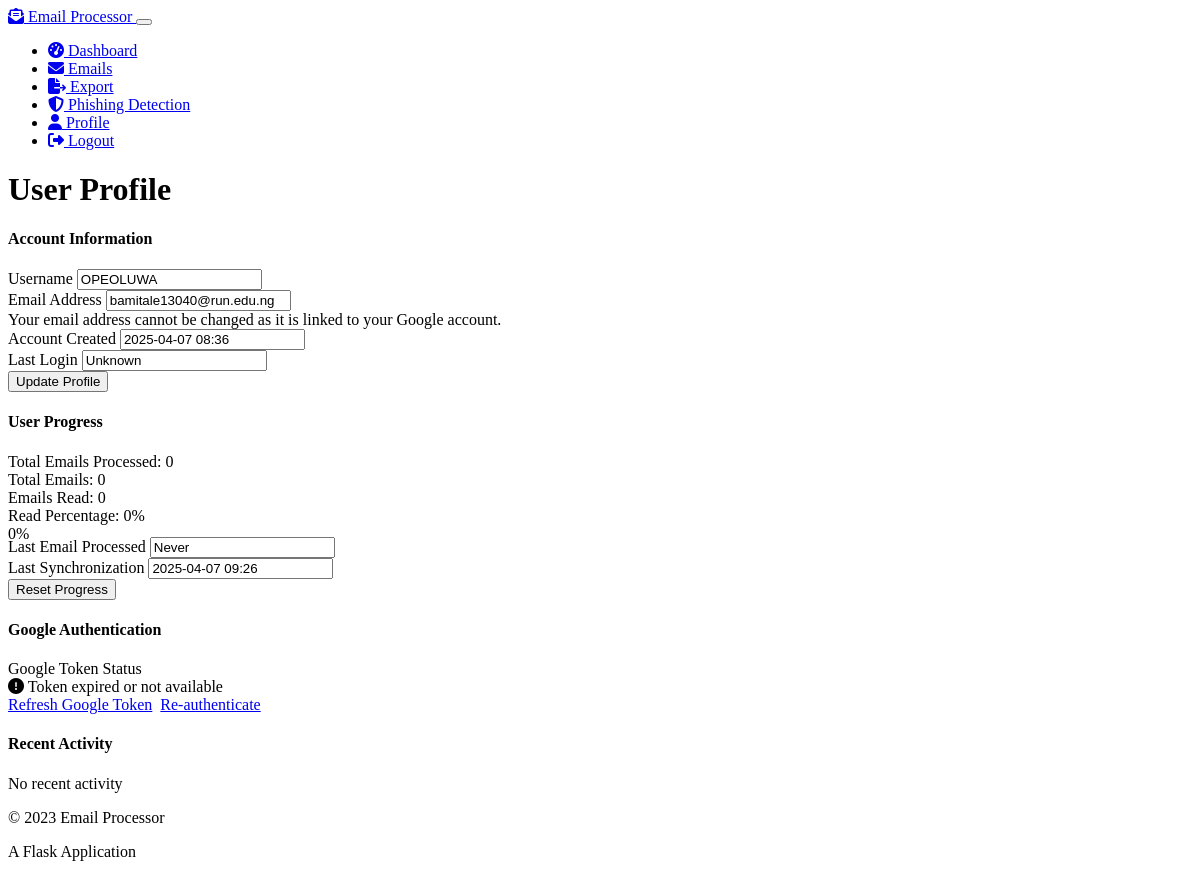
The app's page /profile (signed in), older data.
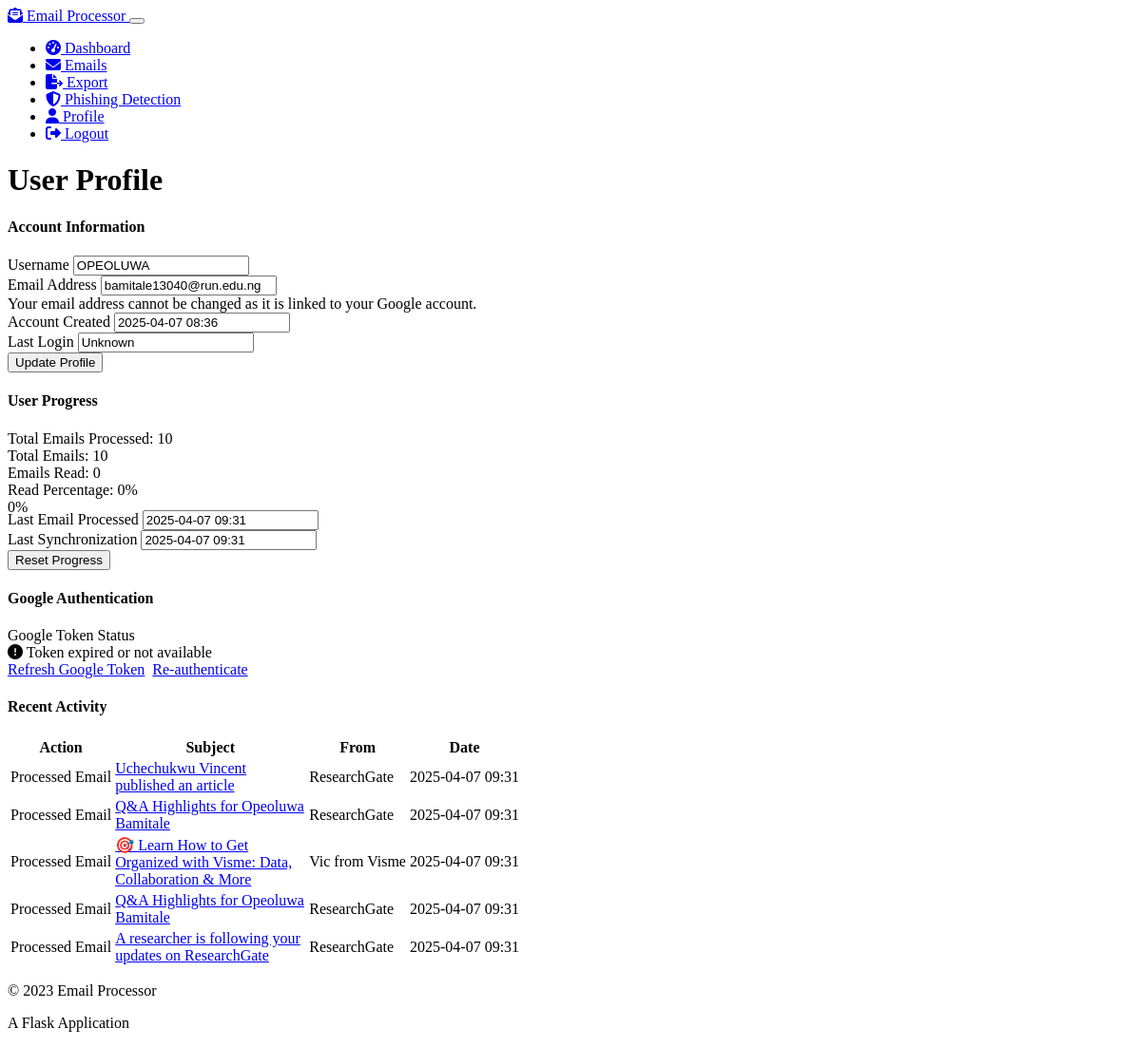
The same page, newer data.
### models.py (models this page shows, shortened)
class User(UserMixin, db.Model):
    id = db.Column(db.Integer, primary_key=True)
    username = db.Column(db.String(64), unique=True, nullable=False)
    email = db.Column(db.String(120), unique=True, nullable=False)
    password_hash = db.Column(db.String(256))
    gmail_access_token = db.Column(db.String(256))
    gmail_refresh_token = db.Column(db.String(256))
    gmail_token_expiry = db.Column(db.DateTime)
    created_at = db.Column(db.DateTime, default=datetime.utcnow)
    last_login = db.Column(db.DateTime)
    emails = db.relationship('Email', backref='user', lazy=True)
    progress = db.relationship('UserProgress', backref='user', lazy=True, uselist=False)

class UserProgress(db.Model):
    id = db.Column(db.Integer, primary_key=True)
    user_id = db.Column(db.Integer, db.ForeignKey('user.id'), unique=True, nullable=False)
    total_emails_processed = db.Column(db.Integer, default=0)
    last_email_processed = db.Column(db.DateTime)
    last_sync_date = db.Column(db.DateTime)
    emails_read = db.Column(db.Integer, default=0)
    favorite_senders = db.Column(db.Text)  # Store as JSON

class Email(db.Model):
    id = db.Column(db.Integer, primary_key=True)
    user_id = db.Column(db.Integer, db.ForeignKey('user.id'), nullable=False)
    message_id = db.Column(db.String(256), nullable=False)
    sender = db.Column(db.String(120), nullable=False)
    sender_name = db.Column(db.String(120))
    recipient = db.Column(db.String(120), nullable=False)
    subject = db.Column(db.String(512))
    body_text = db.Column(db.Text)
    body_html = db.Column(db.Text)
    body_cleaned = db.Column(db.Text)
    date_received = db.Column(db.DateTime)
    date_processed = db.Column(db.DateTime, default=datetime.utcnow)
    is_read = db.Column(db.Boolean, default=False)

### user_progress.py (the view)
@user_progress_bp.route("/profile")
@login_required
def profile():
    progress = UserProgress.query.filter_by(user_id=current_user.id).first()
    if not progress:
        progress = UserProgress(user_id=current_user.id)
        db.session.add(progress)
        db.session.commit()
    total_emails = Email.query.filter_by(user_id=current_user.id).count()
    read_emails = Email.query.filter_by(user_id=current_user.id, is_read=True).count()
    read_percentage = (read_emails / total_emails * 100) if total_emails > 0 else 0
    favorite_senders = {}
    if progress.favorite_senders:
        try:
            favorite_senders = json.loads(progress.favorite_senders)
        except:
            favorite_senders = {}
    recent_emails = Email.query.filter_by(user_id=current_user.id)\
        .order_by(Email.date_processed.desc())\
        .limit(5).all()
    now = datetime.utcnow()
    return render_template('profile.html',
                          user=current_user,
                          progress=progress,
                          total_emails=total_emails,
                          read_emails=read_emails,
                          read_percentage=read_percentage,
                          favorite_senders=favorite_senders,
                          recent_emails=recent_emails,
                          now=now)

### app.py (called while the page is built)
@login_manager.user_loader
def load_user(user_id):
    from models import User
    return User.query.get(int(user_id))

### templates/profile.html (shortened to what this page needs)
{% extends 'base.html' %}
{% block content %}
<div class="row mb-4">
    <div class="col">
        <h1 class="mb-4">User Profile</h1>
    </div>
</div>
<div class="row">
    <div class="col-md-6 mb-4">
        <div class="card bg-dark">
            <div class="card-header">
                <h4 class="mb-0">Account Information</h4>
            </div>
            <div class="card-body">
                <form action="{{ url_for('user_progress_bp.update_username') }}" method="POST">
                    <div class="mb-3">
                        <label for="username" class="form-label">Username</label>
                        <input type="text" class="form-control" id="username" name="username" value="{{ user.username }}">
                    </div>
                    <div class="mb-3">
                        <label for="email" class="form-label">Email Address</label>
                        <input type="email" class="form-control" id="email" value="{{ user.email }}" readonly>
                        <div class="form-text">Your email address cannot be changed as it is linked to your Google account.</div>
                    </div>
                    <div class="mb-3">
                        <label class="form-label">Account Created</label>
                        <input type="text" class="form-control" value="{{ user.created_at.strftime('%Y-%m-%d %H:%M') if user.created_at else 'Unknown' }}" readonly>
                    </div>
                    <div class="mb-3">
                        <label class="form-label">Last Login</label>
                        <input type="text" class="form-control" value="{{ user.last_login.strftime('%Y-%m-%d %H:%M') if user.last_login else 'Unknown' }}" readonly>
                    </div>
                    <button type="submit" class="btn btn-primary">Update Profile</button>
                </form>
            </div>
        </div>
    </div>
    <div class="col-md-6 mb-4">
        <div class="card bg-dark mb-4">
            <div class="card-header">
                <h4 class="mb-0">User Progress</h4>
            </div>
            <div class="card-body">
                <div class="d-flex justify-content-between mb-2">
                    <span>Total Emails Processed:</span>
                    <span class="badge bg-primary">{{ progress.total_emails_processed }}</span>
                </div>
                <div class="d-flex justify-content-between mb-2">
                    <span>Total Emails:</span>
                    <span class="badge bg-info">{{ total_emails }}</span>
                </div>
                <div class="d-flex justify-content-between mb-2">
                    <span>Emails Read:</span>
                    <span class="badge bg-success">{{ read_emails }}</span>
                </div>
                <div class="d-flex justify-content-between mb-2">
                    <span>Read Percentage:</span>
                    <span class="badge bg-warning">{{ read_percentage|round|int }}%</span>
                </div>
                <div class="progress mt-3 mb-4">
                    <div class="progress-bar" role="progressbar" style="width: {{ read_percentage }}%" aria-valuenow="{{ read_percentage }}" aria-valuemin="0" aria-valuemax="100">{{ read_percentage|round|int }}%</div>
                </div>
                <div class="mb-3">
                    <label class="form-label">Last Email Processed</label>
                    <input type="text" class="form-control" value="{{ progress.last_email_processed.strftime('%Y-%m-%d %H:%M') if progress.last_email_processed else 'Never' }}" readonly>
                </div>
                <div class="mb-3">
                    <label class="form-label">Last Synchronization</label>
                    <input type="text" class="form-control" value="{{ progress.last_sync_date.strftime('%Y-%m-%d %H:%M') if progress.last_sync_date else 'Never' }}" readonly>
                </div>
                <form action="{{ url_for('user_progress_bp.reset_progress') }}" method="POST" onsubmit="return confirm('Are you sure you want to reset your progress? This will delete all your processed emails.');">
                    <button type="submit" class="btn btn-danger">Reset Progress</button>
                </form>
            </div>
        </div>
        <div class="card bg-dark">
            <div class="card-header">
                <h4 class="mb-0">Google Authentication</h4>
            </div>
            <div class="card-body">
                <div class="mb-3">
                    <label class="form-label">Google Token Status</label>
                    {% if user.gmail_token_expiry and user.gmail_token_expiry > now %}
                        <div class="alert alert-success">
                            <i class="fas fa-check-circle"></i> Token active until {{ user.gmail_token_expiry.strftime('%Y-%m-%d %H:%M') }}
                        </div>
                    {% else %}
                        <div class="alert alert-warning">
                            <i class="fas fa-exclamation-circle"></i> Token expired or not available
                        </div>
                    {% endif %}
                </div>
                <a href="{{ url_for('google_auth.refresh_token') }}" class="btn btn-primary">Refresh Google Token</a>
                <a href="{{ url_for('google_auth.login') }}" class="btn btn-outline-primary">Re-authenticate</a>
            </div>
        </div>
    </div>
</div>
<div class="row mb-4">
    <div class="col-12">
        <div class="card bg-dark">
            <div class="card-header">
                <h4 class="mb-0">Recent Activity</h4>
            </div>
            <div class="card-body">
                {% if recent_emails %}
                    <div class="table-responsive">
                        <table class="table table-hover">
                            <thead>
                                <tr>
                                    <th>Action</th>
                                    <th>Subject</th>
                                    <th>From</th>
                                    <th>Date</th>
                                </tr>
                            </thead>
                            <tbody>
                                {% for email in recent_emails %}
                                    <tr>
                                        <td>Processed Email</td>
                                        <td class="text-truncate" style="max-width: 200px;">
                                            <a href="{{ url_for('email_processor_bp.email_detail', email_id=email.id) }}">
                                                {{ email.subject }}
                                            </a>
                                        </td>
                                        <td>{{ email.sender_name or email.sender }}</td>
                                        <td>{{ email.date_processed.strftime('%Y-%m-%d %H:%M') }}</td>
                                    </tr>
                                {% endfor %}
                            </tbody>
                        </table>
                    </div>
                {% else %}
                    <p class="text-muted">No recent activity</p>
                {% endif %}
            </div>
        </div>
    </div>
</div>
{% endblock %}

### templates/base.html (shortened to what this page needs)
<!DOCTYPE html>
<html lang="en" data-bs-theme="dark">
<head>
    <link rel="stylesheet" href="https://cdn.replit.com/agent/bootstrap-agent-dark-theme.min.css">
    <link rel="stylesheet" href="https://cdnjs.cloudflare.com/ajax/libs/font-awesome/6.4.0/css/all.min.css">
    <link rel="stylesheet" href="{{ url_for('static', filename='css/custom.css') }}">
</head>
<body>
    <nav class="navbar navbar-expand-lg navbar-dark bg-dark mb-4">
        <div class="container">
            <a class="navbar-brand" href="{{ url_for('index') }}">
                <i class="fas fa-envelope-open-text"></i> Email Processor
            </a>
            <button class="navbar-toggler" type="button" data-bs-toggle="collapse" data-bs-target="#navbarNav" aria-controls="navbarNav" aria-expanded="false" aria-label="Toggle navigation">
            </button>
            <div class="collapse navbar-collapse" id="navbarNav">
                <ul class="navbar-nav ms-auto">
                    {% if current_user.is_authenticated %}
                        <li class="nav-item">
                            <a class="nav-link" href="{{ url_for('email_processor_bp.dashboard') }}">
                                <i class="fas fa-tachometer-alt"></i> Dashboard
                            </a>
                        </li>
                        <li class="nav-item">
                            <a class="nav-link" href="{{ url_for('email_processor_bp.emails_list') }}">
                                <i class="fas fa-envelope"></i> Emails
                            </a>
                        </li>
                        <li class="nav-item">
                            <a class="nav-link" href="{{ url_for('csv_exporter_bp.export_page') }}">
                                <i class="fas fa-file-export"></i> Export
                            </a>
                        </li>
                        <li class="nav-item">
                            <a class="nav-link" href="{{ url_for('phishing_detector_bp.phishing_detection_dashboard') }}">
                                <i class="fas fa-shield-alt"></i> Phishing Detection
                            </a>
                        </li>
                        <li class="nav-item">
                            <a class="nav-link" href="{{ url_for('user_progress_bp.profile') }}">
                                <i class="fas fa-user"></i> Profile
                            </a>
                        </li>
                        <li class="nav-item">
                            <a class="nav-link" href="{{ url_for('google_auth.logout') }}">
                                <i class="fas fa-sign-out-alt"></i> Logout
                            </a>
                        </li>
                    {% else %}
                        <li class="nav-item">
                            <a class="nav-link" href="{{ url_for('google_auth.login') }}">
                                <i class="fab fa-google"></i> Login with Google
                            </a>
                        </li>
                    {% endif %}
                </ul>
            </div>
        </div>
    </nav>
    <div class="container">
        {% block content %}{% endblock %}
    </div>
    <footer class="bg-dark text-light mt-5 py-3">
        <div class="container">
            <div class="row">
                <div class="col-md-6">
                    <p>&copy; 2023 Email Processor</p>
                </div>
                <div class="col-md-6 text-md-end">
                    <p>A Flask Application</p>
                </div>
            </div>
        </div>
    </footer>
</body>
</html>

### static/css/custom.css (style rules this page uses)
.card { transition: transform 0.2s ease-in-out; }
.progress { background-color: rgba(255, 255, 255, 0.1); border-radius: 0.5rem; height: 0.75rem; }
.progress-bar { background-color: var(--bs-primary); border-radius: 0.5rem; }
.btn { margin-right: 0.25rem; }
.alert { border-radius: 0.5rem; }

Row changes from the older to the newer data that the page shows:
changed UserProgress: total_emails_processed "0" → "10"; last_email_processed "Never" → "2025-04-07 09:31"; last_sync_date "2025-04-07 09:26" → "2025-04-07 09:31"
added Email: subject "Uchechukwu Vincent published an article", sender_name "ResearchGate", date_processed "2025-04-07 09:31"
added Email: subject "Q&A Highlights for Opeoluwa Bamitale", sender_name "ResearchGate", date_processed "2025-04-07 09:31"
added Email: subject "🎯 Learn How to Get Organized with Visme: Data, Collaboration & More", sender_name "Vic from Visme", date_processed "2025-04-07 09:31"
added Email: subject "Q&A Highlights for Opeoluwa Bamitale", sender_name "ResearchGate", date_processed "2025-04-07 09:31"
added Email: subject "A researcher is following your updates on ResearchGate", sender_name "ResearchGate", date_processed "2025-04-07 09:31"
Text that changed along with them:
{{ total_emails }}: "0" → "10"
text no longer shown: "No recent activity"
text now shown: "Action Subject From Date"
